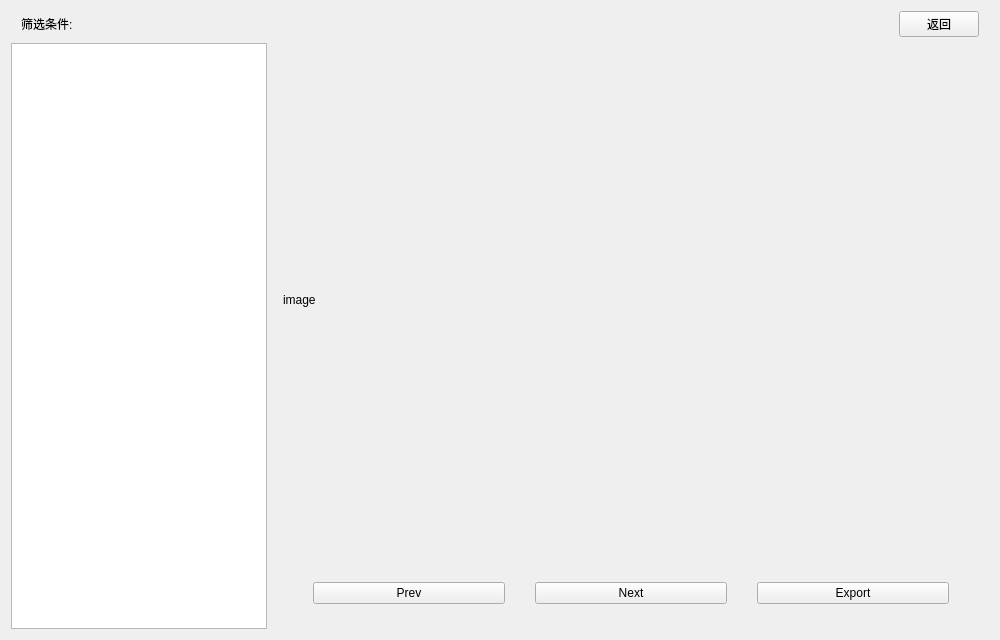
<?xml version="1.0" encoding="UTF-8"?>
<ui version="4.0">
 <class>GalleryPage</class>
 <widget class="QWidget" name="GalleryPage">
  <property name="geometry">
   <rect>
    <x>0</x>
    <y>0</y>
    <width>1000</width>
    <height>640</height>
   </rect>
  </property>
  <property name="windowTitle">
   <string>Form</string>
  </property>
  <layout class="QVBoxLayout" name="verticalLayout_2">
   <item>
    <layout class="QHBoxLayout" name="top_layout">
     <property name="spacing">
      <number>10</number>
     </property>
     <property name="leftMargin">
      <number>10</number>
     </property>
     <property name="rightMargin">
      <number>10</number>
     </property>
     <item>
      <widget class="QLabel" name="label_1">
       <property name="sizePolicy">
        <sizepolicy hsizetype="Maximum" vsizetype="Fixed">
         <horstretch>0</horstretch>
         <verstretch>0</verstretch>
        </sizepolicy>
       </property>
       <property name="text">
        <string>筛选条件:</string>
       </property>
      </widget>
     </item>
     <item>
      <spacer name="horizontalSpacer">
       <property name="orientation">
        <enum>Qt::Horizontal</enum>
       </property>
       <property name="sizeHint" stdset="0">
        <size>
         <width>40</width>
         <height>20</height>
        </size>
       </property>
      </spacer>
     </item>
     <item>
      <widget class="QPushButton" name="return_btn">
       <property name="sizePolicy">
        <sizepolicy hsizetype="Fixed" vsizetype="Fixed">
         <horstretch>0</horstretch>
         <verstretch>0</verstretch>
        </sizepolicy>
       </property>
       <property name="text">
        <string>返回</string>
       </property>
      </widget>
     </item>
    </layout>
   </item>
   <item>
    <layout class="QHBoxLayout" name="main_layout">
     <property name="leftMargin">
      <number>0</number>
     </property>
     <property name="topMargin">
      <number>0</number>
     </property>
     <property name="rightMargin">
      <number>0</number>
     </property>
     <item>
      <widget class="QListWidget" name="image_list">
       <property name="sizePolicy">
        <sizepolicy hsizetype="Maximum" vsizetype="Expanding">
         <horstretch>1</horstretch>
         <verstretch>0</verstretch>
        </sizepolicy>
       </property>
      </widget>
     </item>
     <item>
      <layout class="QVBoxLayout" name="img_layout">
       <property name="spacing">
        <number>20</number>
       </property>
       <property name="leftMargin">
        <number>10</number>
       </property>
       <property name="rightMargin">
        <number>10</number>
       </property>
       <property name="bottomMargin">
        <number>20</number>
       </property>
       <item>
        <widget class="QLabel" name="image_lbl">
         <property name="sizePolicy">
          <sizepolicy hsizetype="Expanding" vsizetype="Expanding">
           <horstretch>2</horstretch>
           <verstretch>0</verstretch>
          </sizepolicy>
         </property>
         <property name="text">
          <string>image</string>
         </property>
         <property name="scaledContents">
          <bool>true</bool>
         </property>
        </widget>
       </item>
       <item>
        <layout class="QHBoxLayout" name="btn_layout">
         <property name="spacing">
          <number>30</number>
         </property>
         <property name="leftMargin">
          <number>30</number>
         </property>
         <property name="topMargin">
          <number>5</number>
         </property>
         <property name="rightMargin">
          <number>30</number>
         </property>
         <property name="bottomMargin">
          <number>5</number>
         </property>
         <item>
          <widget class="QPushButton" name="prev_btn">
           <property name="sizePolicy">
            <sizepolicy hsizetype="Minimum" vsizetype="Fixed">
             <horstretch>1</horstretch>
             <verstretch>0</verstretch>
            </sizepolicy>
           </property>
           <property name="text">
            <string>Prev</string>
           </property>
          </widget>
         </item>
         <item>
          <widget class="QPushButton" name="next_btn">
           <property name="sizePolicy">
            <sizepolicy hsizetype="Minimum" vsizetype="Fixed">
             <horstretch>1</horstretch>
             <verstretch>0</verstretch>
            </sizepolicy>
           </property>
           <property name="text">
            <string>Next</string>
           </property>
          </widget>
         </item>
         <item>
          <widget class="QPushButton" name="export_btn">
           <property name="sizePolicy">
            <sizepolicy hsizetype="Minimum" vsizetype="Fixed">
             <horstretch>1</horstretch>
             <verstretch>0</verstretch>
            </sizepolicy>
           </property>
           <property name="text">
            <string>Export</string>
           </property>
          </widget>
         </item>
        </layout>
       </item>
      </layout>
     </item>
    </layout>
   </item>
  </layout>
 </widget>
 <resources/>
 <connections/>
</ui>
